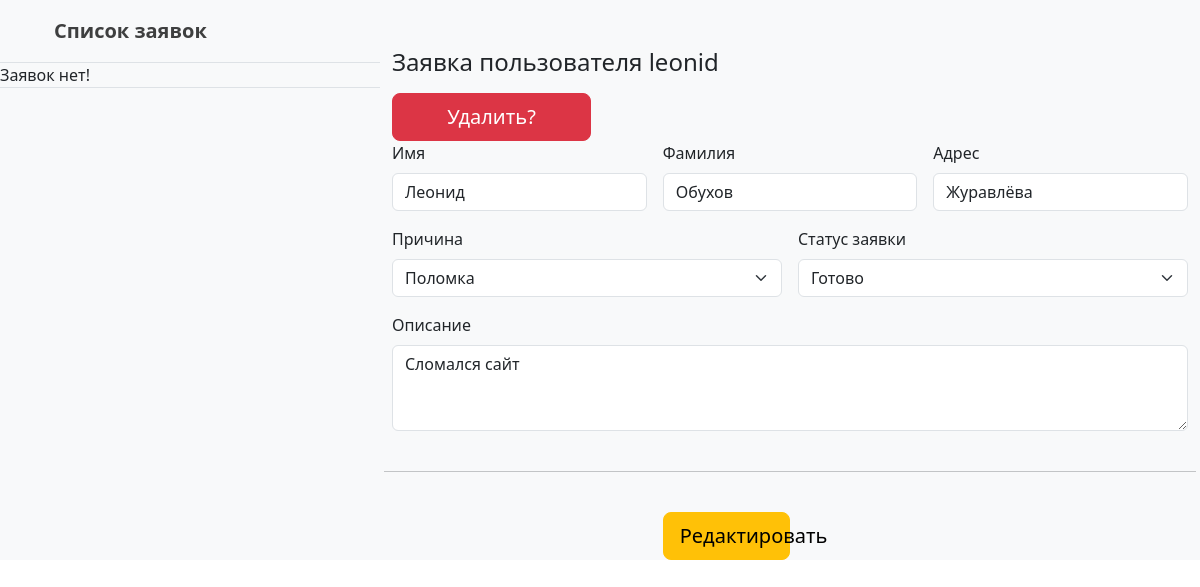
Page /staff/order/5/ on the committed database.
### staffSite/models.py (models this page shows, shortened)
class Order(models.Model):
    user = models.ForeignKey(User, verbose_name='Пользователь', on_delete=models.CASCADE)
    second_name = models.CharField(max_length=50, verbose_name='Фамилия', null=True, blank=True)
    name = models.CharField(max_length=50, verbose_name='Имя', null=True, blank=True)
    order_type = models.ForeignKey(OrderType, verbose_name='Тип отправления',null=True, blank=True, on_delete=models.SET_NULL)
    address = models.CharField(max_length=250, verbose_name='Адрес', null=False, blank=False)
    description = models.TextField(verbose_name='Описание', null=True, blank=True)
    created = models.DateTimeField(auto_now_add=True, verbose_name='Создано')
    updated = models.DateTimeField(auto_now=True, verbose_name='Обновлено')
    status = models.ForeignKey(Status, verbose_name='Статус', on_delete=models.SET_NULL, null=True, blank=True)
    class Meta:
        verbose_name = 'Заявка'
        verbose_name_plural = 'Заявки'

class OrderType(models.Model):
    name = models.CharField(max_length=256, null=False, blank=False, verbose_name='Наименование')
    class Meta:
        verbose_name = 'Тип заявки'
        verbose_name_plural = 'Типы заявок'

class Status(models.Model):
    name = models.CharField(max_length=256, null=False, blank=False, verbose_name='Наименование')
    class Meta:
        verbose_name = 'Статус'
        verbose_name_plural = 'Статусы'

### staffSite/views.py (the view, shortened to what this page needs)
# urls.py: path('order/<int:pk>/', views.order, name='order'),
def order(request, pk):
    order = Order.objects.get(pk=pk)
    if request.user.is_superuser:
        order_list = Order.objects.all().order_by('created')
    else:
        order_list = Order.objects.filter(user = request.user.id).order_by('created')
    for el in order_list:
        print(el.status.id)
    context = {
        'order_list':order_list,
        'order':order,
        'status':Status.objects.all(),
        'order_type':OrderType.objects.all(),
    }
    return render(request, 'staffSite/order.html', context)

### staffSite/templates/staffSite/order.html (shortened to what this page needs)
{% extends 'staffSite/base.html' %}
{% block content %}
<div class="container mt-5">
  <h4 class="mb-3">Заявка пользователя {{order.user}} </h4> <a href="{% url 'delete_order' order.id %}"><button class="btn btn-danger btn-lg btn-block w-25 m-auto">Удалить?</button></a>
  <form method="POST">
    <div class="row g-3">
      <div class="col-sm-4">
        <label for="firstName" class="form-label">Имя</label>
        <input type="text" name="name" class="form-control" id="firstName" placeholder="" value="{{order.name}}" required="">
      </div>
      <div class="col-sm-4">
        <label for="lastName" class="form-label">Фамилия</label>
        <input type="text" name="second_name" class="form-control" id="lastName" placeholder="" value="{{order.second_name}}" required="">
      </div>
      <div class="col-sm-4">
        <label for="lastName" class="form-label">Адрес</label>
        <input type="text" name="address" class="form-control" id="lastName" placeholder="" value="{{order.address}}" required="">
      </div>
      <div class="col-md-6">
        <label for="country" class="form-label">Причина</label>
        <select class="form-select" name="order_type" id="country">
          {% for el in order_type %}
          <option value="{{el.id}}" {% if el == order.order_type %}selected{%endif%} >{{el.name}}</option>
          {%endfor%}
        </select>
      </div>
      <div class="col-md-6">
        <label for="country" class="form-label">Статус заявки</label>
        <select class="form-select" name="status" id="country">
          {% for el in status %}
          <option value="{{el.id}}" {% if el == order.status %} selected {%endif%}>{{el.name}}</option>
          {%endfor%}
        </select>
      </div>
      <div class="col-12">
        <div class="mb-3">
          <label for="exampleFormControlTextarea1" class="form-label">Описание</label>
          <textarea class="form-control" name="description" id="exampleFormControlTextarea1" rows="3">{{order.description}}</textarea>
        </div>
      </div>
    <hr class="my-4">
      <div class="col-md-4"></div>
      <div class="col-md-4">
        <button class="btn btn-warning btn-lg btn-block w-50 m-auto" type="submit">Редактировать</button>
      </div>
    </form>
</div>
{% endblock %}

### rows in the picture
Order: user "leonid", name "Леонид", second_name "Обухов", address "Журавлёва", order_type "Поломка", status "Готово", description "Сломался сайт"
